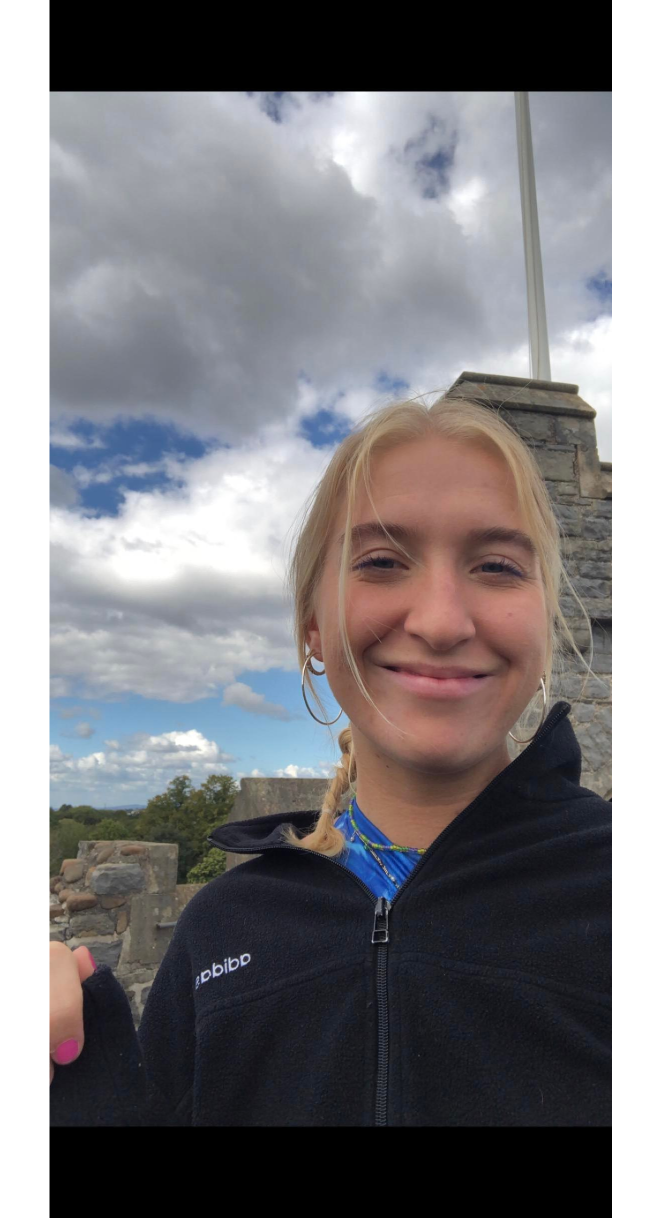
#> input picture assets/img/team/KiraBøgeskov copy.jpg.png, 1323 x 2436 px, given as the content of the folder row/, which was not available (shown at 1/2 size)
$ python process.py
#> lines starting #> are read from the running program, lines starting #| are printed output that depends on the picture
import os
from PIL import Image

WIDTH = 170
HEIGHT = 200

def resize_image(path, output_path):
    # open image
#> called with path = 'row/KiraBøgeskov copy.jpg.png', output_path = './KiraBøgeskov copy.jpg.png'
    try:
        img = Image.open(path).convert('RGBA')
#> img is the input picture: PIL image 1323x2436 RGBA; mean R, G, B, A 86.3, 84.5, 87.7, 216.8
    except:
        img = Image.open(path).convert('RGB')
        new_img = Image.new('RGBA', img.size, (0, 0, 0, 0))
        new_img.paste(img, (0, 0), img)
        img = new_img

    # convert image to WIDTH x HEIGHT ratio by adding white space
    # get ratio
    w, h = img.size
#> w = 1323; h = 2436
    print(w, h, end=" to ")
#| 1323 2436 to
    if w > h:
        new_h = int((w / WIDTH * HEIGHT))
        # create new image
        new_img = Image.new('RGBA', (w, new_h), (0, 0, 0, 0))
        # paste image
        new_img.paste(img, (0, int((new_h - h) / 2)))
        img = new_img
    else:
        new_w = int(w / WIDTH * HEIGHT)
#> new_w = 1556
        # create new image
        new_img = Image.new('RGBA', (new_w, h), (0, 0, 0, 0))
#> new_img: PIL image 1556x2436 RGBA; every value is 0
        # paste image
        new_img.paste(img, (int((new_w - w) / 2), 0))
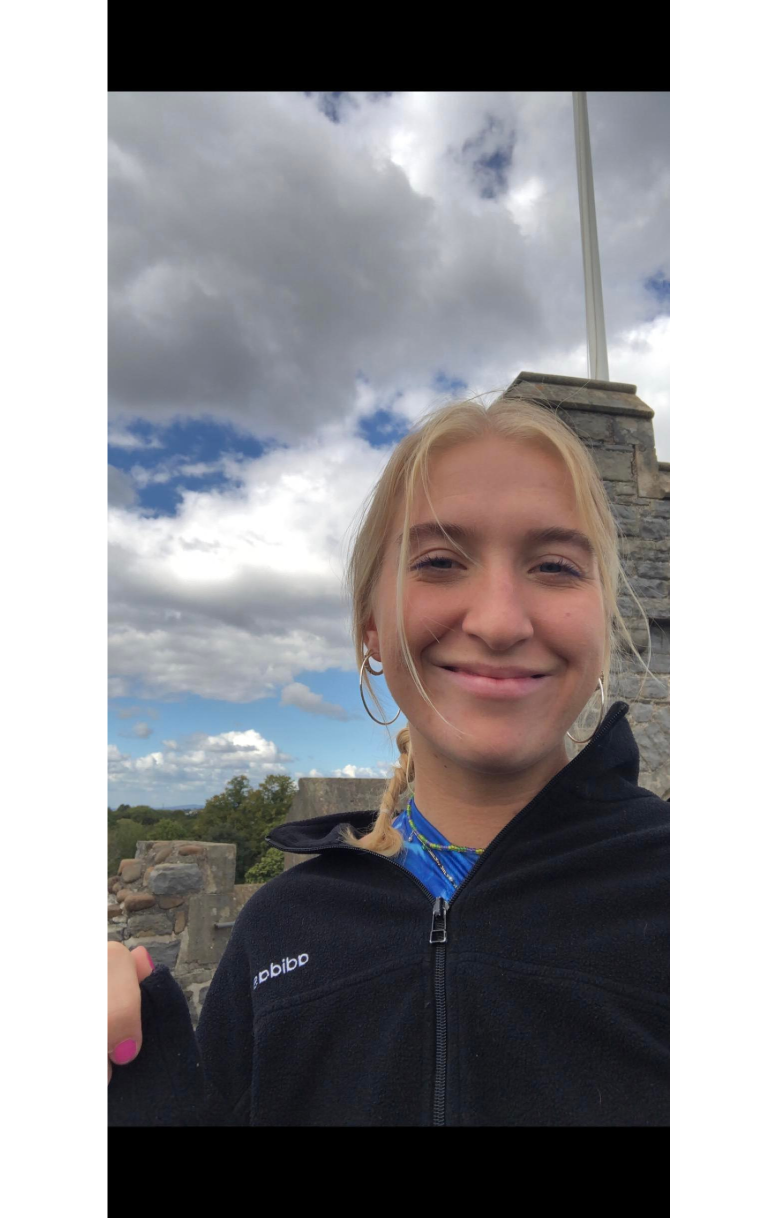
#> new_img: PIL image 1556x2436 RGBA (shown at 1/2 size); mean R, G, B, A 73.4, 71.8, 74.6, 184.4; transparent parts drawn white
        img = new_img

    w, h = img.size
#> w = 1556
    print(w, h)
#| 1556 2436
    # save image
    img.save(f"{output_path}.png")


for file in os.listdir('row/'):
    try:
        print("resizing %s" % file, end="... ")
        resize_image(f"row/{file}", f"./{file}")
    except Exception as e:
        print("error resizing %s: %s" % (file, e))


$ run again, on assets/img/team/bahar.jpeg.png
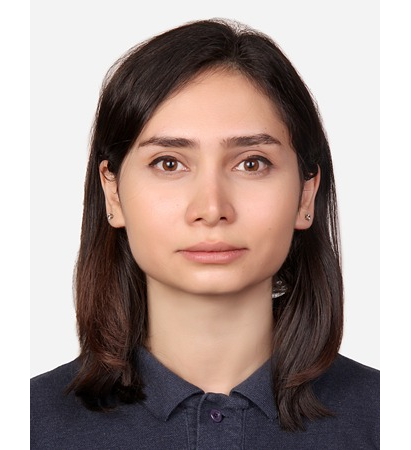
#> input picture assets/img/team/bahar.jpeg.png, 411 x 450 px, given as the content of the folder row/, which was not available
#> in resize_image, img is the input picture: PIL image 411x450 RGBA; mean R, G, B, A 130.8, 114.8, 110.4, 217.2
#| 411 450 to
#> in resize_image, `new_img.paste(img, (int((new_w - w) / 2), 0))`:
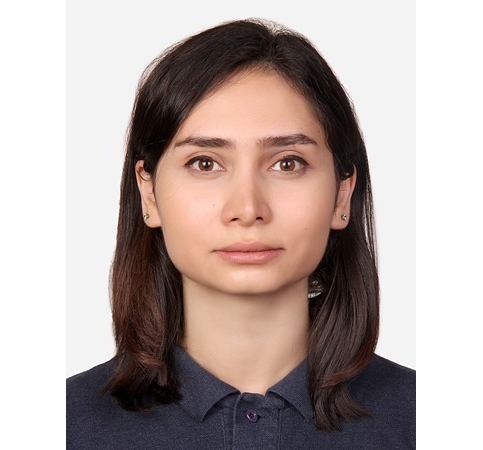
#> new_img: PIL image 483x450 RGBA; mean R, G, B, A 111.3, 97.7, 93.9, 184.8; transparent parts drawn white
#| 483 450

$ run again, on assets/img/team/christoffer_boegebjerg.jpg.png
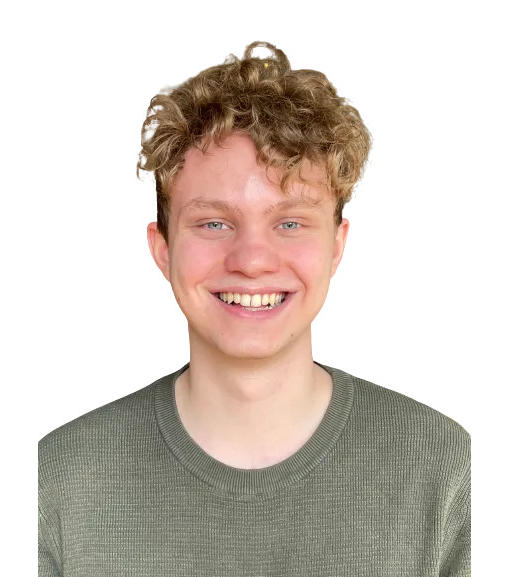
#> input picture assets/img/team/christoffer_boegebjerg.jpg.png, 509 x 577 px, given as the content of the folder row/, which was not available
#> in resize_image, img is the input picture: PIL image 509x577 RGBA; mean R, G, B, A 172.6, 162.6, 154.5, 216.9
#| 509 577 to
#> in resize_image, `new_img.paste(img, (int((new_w - w) / 2), 0))`:
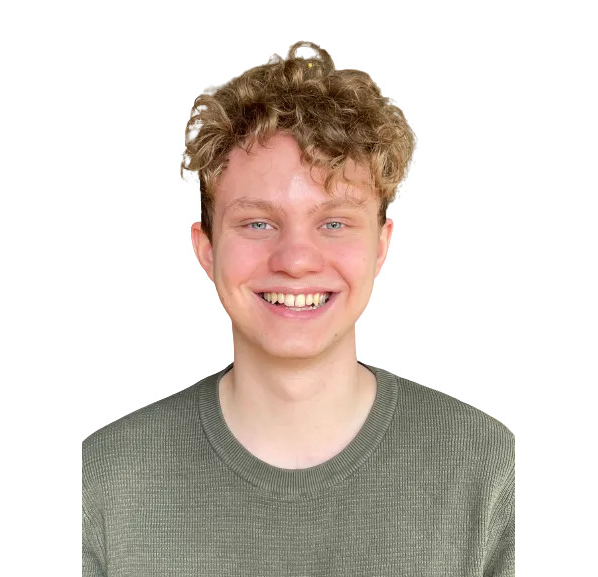
#> new_img: PIL image 598x577 RGBA; mean R, G, B, A 146.9, 138.4, 131.5, 184.6; transparent parts drawn white
#| 598 577
